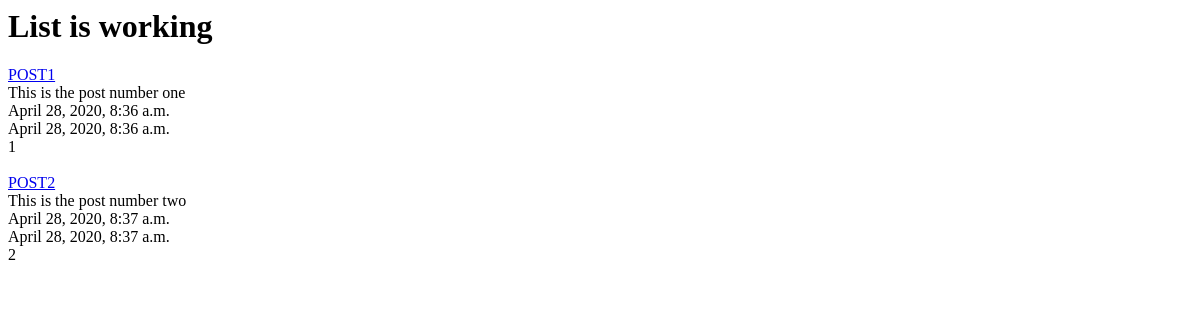
The app's page /posts/, older data.
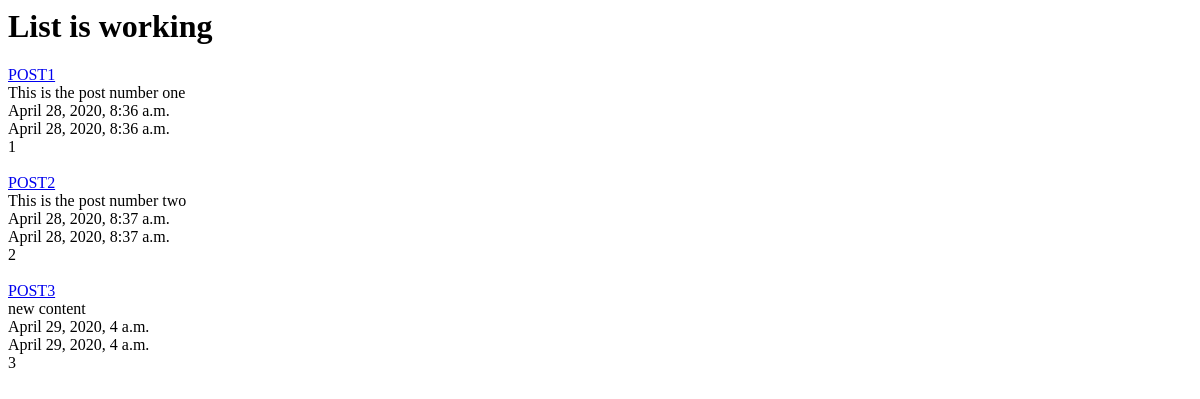
The same page, newer data.
### posts/models.py (models this page shows, shortened)
class Post(models.Model):
    title=models.CharField(max_length=120)
    content=models.TextField()
    updated=models.DateTimeField(auto_now=True,auto_now_add=False)
    timestamp=models.DateTimeField(auto_now=False,auto_now_add=True)
    def get_absolute_url(self):
        return reverse("posts:detail",kwargs={"id" : self.id})

### posts/views.py (the view)
def post_list(request):
    queryset=Post.objects.all()
    context={
    "object_list":queryset,
    "title":"List"
    }
    return render(request,"index.html",context)

### templates/index.html
<html>
    <body>
        <h1>{{ title }} is working</h1>
        {% for obj in object_list %}
        <a href='{{ obj.get_absolute_url }}'>{{obj.title}}</a><br>
        {{obj.content}}<br>
        {{obj.timestamp}}<br>
        {{obj.updated}}<br>
        {{obj.id}}<br><br>
        {% endfor %}
    </body>
</html>

Row changes from the older to the newer data that the page shows:
added Post: title "POST3", content "new content", timestamp "April 29, 2020, 4 a.m.", updated "April 29, 2020, 4 a.m.", id "3"
